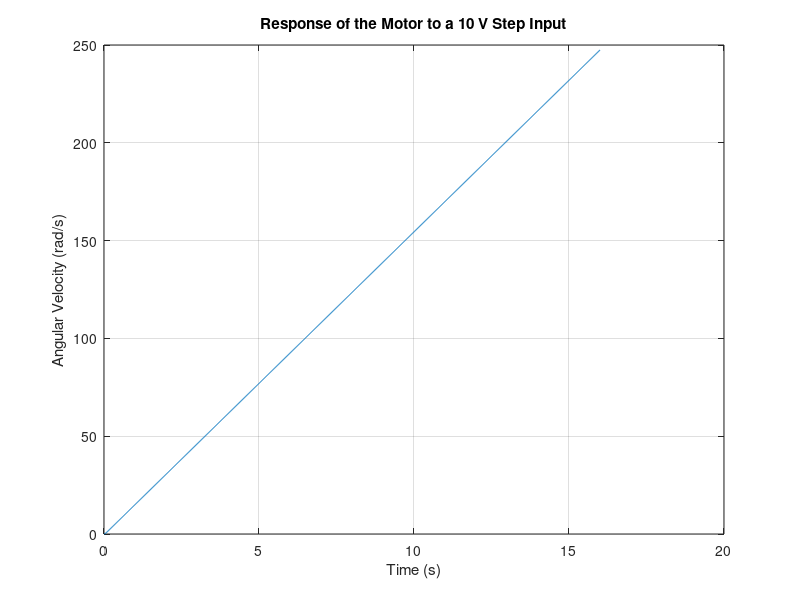

MATLAB code for this plot:
% MATLAB/Simulink Assignment- Zeshui Song
clear; clc; close all;

R = 3.3; %omega
L = 0.1; %H
J1 = 9.64 * 10^-6; %kg*m^2
m = 0.033; %kg
r = 0.0242; %m
B = 0.01; %N*m*s
Km = 0.0280; %N*m/A
Kg = 0.0280; %V/(rad/s)
N = 2; % gear ratio
s = tf('s');

%% Find J2
J2 = 1/2 * m * r^2; %kg*m^2

%% Define the transfer function of the system
P_motor = (N*Km)/((J2*L+J1*L*N^2)*s^2+(J2*R+J1*R*N^2+B*L)*s+(B*R+Kg*Km*N^2))

t = 0:0.01:16; %time vector from 0 to 16 secs
u = 10*[0:0.01:16]; %10 V step input from 0 to 16 secs

y = lsim(P_motor,u,t); %simulate the response of the system to the input u over time t

%% Plot the response
plot(t,y);
grid on;
xlabel('Time (s)');
ylabel('Angular Velocity (rad/s)');
title('Response of the Motor to a 10 V Step Input');
